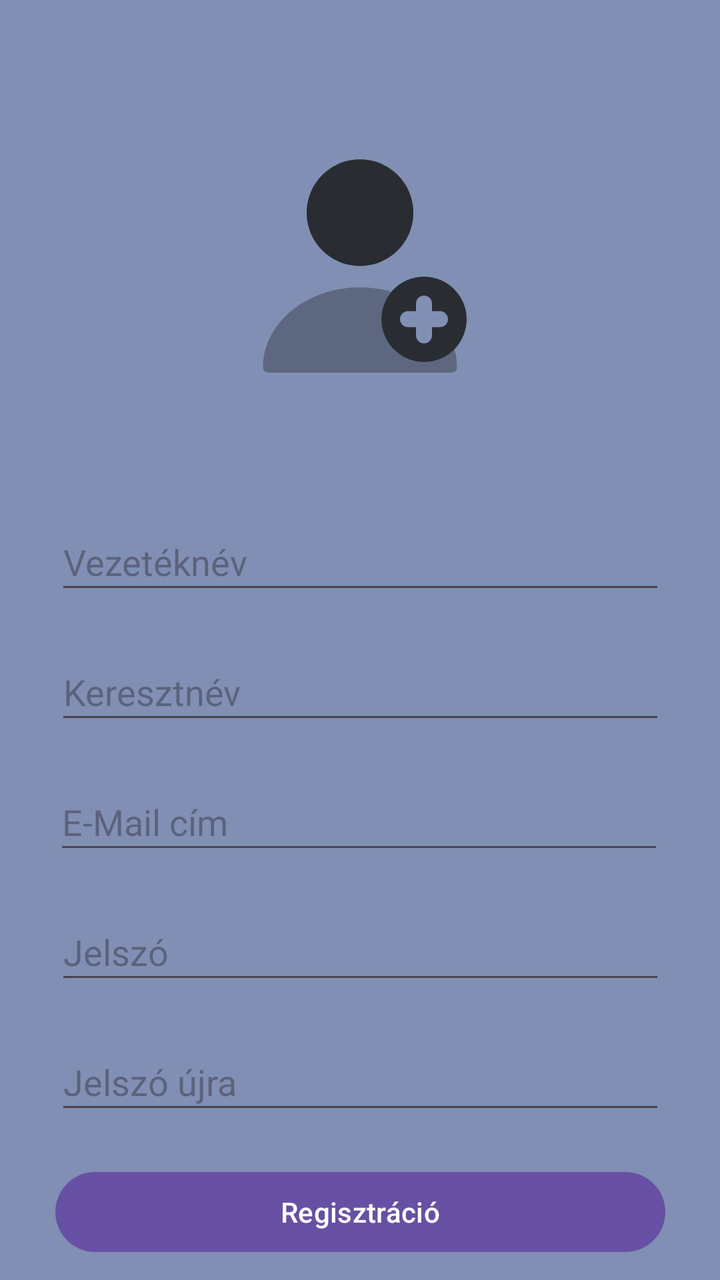
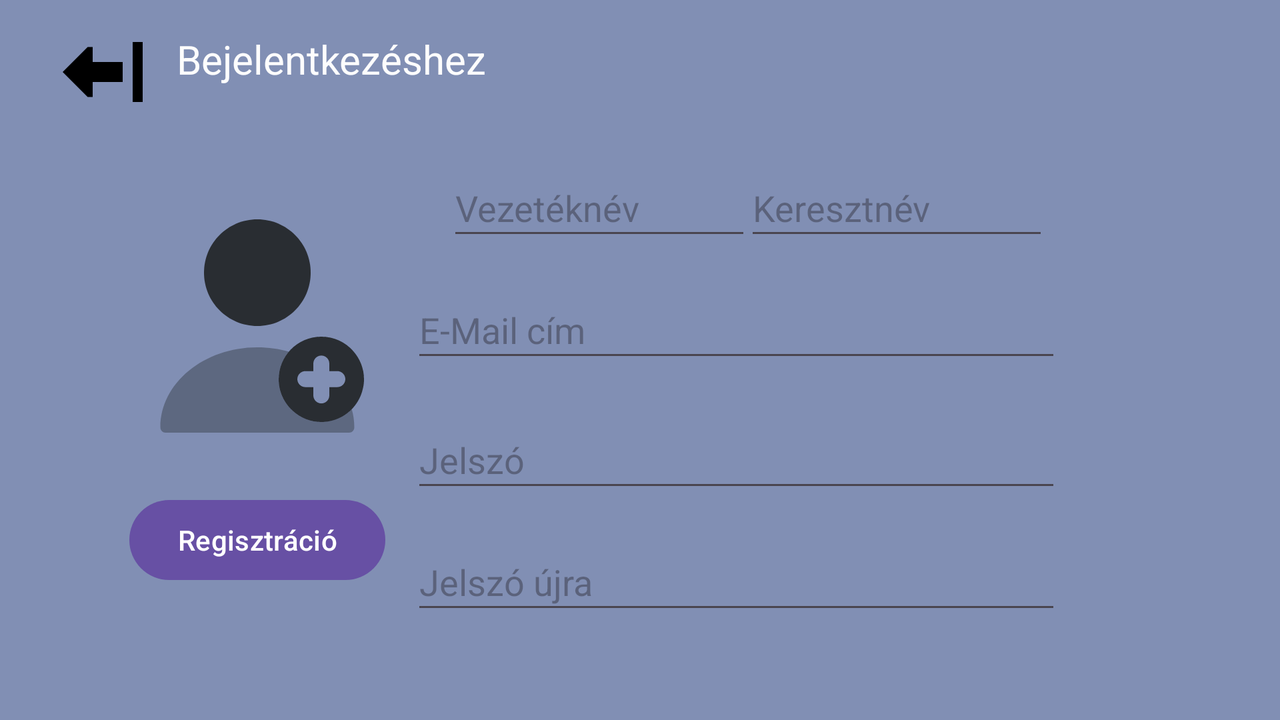

Two renders of one Android screen. The first uses the default layout on a phone; the second uses the alternative layout the repository ships for a different screen configuration, on a matching device. The two XML files are below.
<!-- AndroidManifest.xml: application theme Theme.Cash_flow -->
<!-- res/layout/registration_layout.xml -->
<?xml version="1.0" encoding="utf-8"?>
<androidx.constraintlayout.widget.ConstraintLayout xmlns:android="http://schemas.android.com/apk/res/android"
    xmlns:app="http://schemas.android.com/apk/res-auto"
    xmlns:tools="http://schemas.android.com/tools"
    android:layout_width="match_parent"
    android:layout_height="match_parent"
    android:background="#818FB4"
    android:tooltipText="Jelszó">

    <ImageView
        android:id="@+id/imageView"
        android:layout_width="128dp"
        android:layout_height="128dp"
        android:layout_marginTop="69dp"
        app:layout_constraintEnd_toEndOf="parent"
        app:layout_constraintStart_toStartOf="parent"
        app:layout_constraintTop_toTopOf="parent"
        app:srcCompat="@drawable/registration_icon_svg" />

    <EditText
        android:id="@+id/reg_first_name_input"
        android:layout_width="305dp"
        android:layout_height="45dp"
        android:layout_marginTop="60dp"
        android:ems="10"
        android:hint="Vezetéknév"
        android:inputType="text"
        app:layout_constraintEnd_toEndOf="parent"
        app:layout_constraintStart_toStartOf="parent"
        app:layout_constraintTop_toBottomOf="@+id/imageView" />

    <EditText
        android:id="@+id/reg_second_name_input"
        android:layout_width="305dp"
        android:layout_height="45dp"
        android:layout_marginTop="20dp"
        android:ems="10"
        android:hint="Keresztnév"
        android:hyphenationFrequency="none"
        android:inputType="text"
        app:layout_constraintEnd_toEndOf="parent"
        app:layout_constraintStart_toStartOf="parent"
        app:layout_constraintTop_toBottomOf="@+id/reg_first_name_input" />

    <EditText
        android:id="@+id/reg_email_input"
        android:layout_width="305dp"
        android:layout_height="45dp"
        android:layout_marginTop="20dp"
        android:ems="10"
        android:hint="E-Mail cím"
        android:inputType="text"
        app:layout_constraintEnd_toEndOf="parent"
        app:layout_constraintHorizontal_bias="0.493"
        app:layout_constraintStart_toStartOf="parent"
        app:layout_constraintTop_toBottomOf="@+id/reg_second_name_input" />

    <EditText
        android:id="@+id/reg_password_input"
        android:layout_width="305dp"
        android:layout_height="45dp"
        android:layout_marginTop="20dp"
        android:ems="10"
        android:hint="Jelszó"
        android:inputType="textPassword"
        android:tooltipText="Jelszó"
        app:layout_constraintEnd_toEndOf="parent"
        app:layout_constraintStart_toStartOf="parent"
        app:layout_constraintTop_toBottomOf="@+id/reg_email_input" />

    <EditText
        android:id="@+id/reg_password_again_input"
        android:layout_width="305dp"
        android:layout_height="45dp"
        android:layout_marginTop="20dp"
        android:ems="10"
        android:hint="Jelszó újra"
        android:inputType="textPassword"
        android:tooltipText="Jelszó"
        app:layout_constraintEnd_toEndOf="parent"
        app:layout_constraintStart_toStartOf="parent"
        app:layout_constraintTop_toBottomOf="@+id/reg_password_input" />

    <Button
        android:id="@+id/registration_button"
        android:layout_width="305dp"
        android:layout_height="wrap_content"
        android:layout_marginTop="20dp"
        android:text="Regisztráció"
        app:layout_constraintEnd_toEndOf="parent"
        app:layout_constraintStart_toStartOf="parent"
        app:layout_constraintTop_toBottomOf="@+id/reg_password_again_input" />

    <ImageView
        android:id="@+id/switch_to_login_view"
        android:layout_width="40dp"
        android:layout_height="40dp"
        android:layout_marginStart="16dp"
        android:layout_marginTop="44dp"
        android:layout_marginEnd="355dp"
        android:layout_marginBottom="16dp"
        app:layout_constraintBottom_toBottomOf="parent"
        app:layout_constraintEnd_toEndOf="parent"
        app:layout_constraintStart_toStartOf="parent"
        app:layout_constraintTop_toBottomOf="@+id/registration_button"
        app:srcCompat="@drawable/back_to_login_arrow" />

    <TextView
        android:id="@+id/textView2"
        android:layout_width="wrap_content"
        android:layout_height="40dp"
        android:layout_marginStart="60dp"
        android:layout_marginTop="44dp"
        android:layout_marginEnd="238dp"
        android:layout_marginBottom="16dp"
        android:text="Bejelentkezéshez"
        android:textColor="#FDFDFD"
        android:textSize="20sp"
        app:layout_constraintBottom_toBottomOf="parent"
        app:layout_constraintEnd_toEndOf="parent"
        app:layout_constraintHorizontal_bias="0.336"
        app:layout_constraintStart_toEndOf="@+id/switch_to_login_view"
        app:layout_constraintTop_toBottomOf="@+id/registration_button" />

</androidx.constraintlayout.widget.ConstraintLayout>
<!-- resources referenced by this layout -->
<resources>
  <!-- drawable back_to_login_arrow (drawable) -->
  <vector xmlns:android="http://schemas.android.com/apk/res/android" android:height="128dp" android:viewportHeight="16" android:viewportWidth="16" android:width="128dp">
        
      <path android:fillColor="#000000" android:pathData="M6,3L6,6H12L12,10H6L6,13L5,13L0,8L5,3L6,3Z"/>
        
      <path android:fillColor="#000000" android:pathData="M16,2L16,14H14L14,2L16,2Z"/>
      
  </vector>
  <!-- drawable registration_icon_svg (drawable) -->
  <vector xmlns:android="http://schemas.android.com/apk/res/android" android:height="256dp" android:viewportHeight="24" android:viewportWidth="24" android:width="256dp">
        
      <path android:fillAlpha="0.4" android:fillColor="#292D32" android:pathData="M21.09,21.5C21.09,21.78 20.87,22 20.59,22H3.41C3.13,22 2.91,21.78 2.91,21.5C2.91,17.36 6.99,14 12,14C13.03,14 14.03,14.14 14.95,14.41C14.36,15.11 14,16.02 14,17C14,17.75 14.21,18.46 14.58,19.06C14.78,19.4 15.04,19.71 15.34,19.97C16.04,20.61 16.97,21 18,21C19.12,21 20.13,20.54 20.85,19.8C21.01,20.34 21.09,20.91 21.09,21.5Z" android:strokeAlpha="0.4"/>
        
      <path android:fillColor="#292D32" android:pathData="M20.97,14.33C20.25,13.51 19.18,13 18,13C16.88,13 15.86,13.46 15.13,14.21C14.43,14.93 14,15.92 14,17C14,17.75 14.21,18.46 14.58,19.06C14.78,19.4 15.04,19.71 15.34,19.97C16.04,20.61 16.97,21 18,21C19.46,21 20.73,20.22 21.42,19.06C21.63,18.72 21.79,18.33 21.88,17.93C21.96,17.63 22,17.32 22,17C22,15.98 21.61,15.04 20.97,14.33ZM19.5,17.73H18.75V18.51C18.75,18.92 18.41,19.26 18,19.26C17.59,19.26 17.25,18.92 17.25,18.51V17.73H16.5C16.09,17.73 15.75,17.39 15.75,16.98C15.75,16.57 16.09,16.23 16.5,16.23H17.25V15.52C17.25,15.11 17.59,14.77 18,14.77C18.41,14.77 18.75,15.11 18.75,15.52V16.23H19.5C19.91,16.23 20.25,16.57 20.25,16.98C20.25,17.39 19.91,17.73 19.5,17.73Z"/>
        
      <path android:fillColor="#292D32" android:pathData="M12,12C14.761,12 17,9.761 17,7C17,4.239 14.761,2 12,2C9.239,2 7,4.239 7,7C7,9.761 9.239,12 12,12Z"/>
      
  </vector>
  <style name="Theme.Cash_flow" parent="Base.Theme.Cash_flow" />
  <style name="Base.Theme.Cash_flow" parent="Theme.Material3.DayNight.NoActionBar">
          
          
      </style>
</resources>
<!-- res/layout-land/registration_layout.xml (the repository's variant of the layout above) -->
<!-- drawn on the phone turned sideways -->
<?xml version="1.0" encoding="utf-8"?>
<androidx.constraintlayout.widget.ConstraintLayout xmlns:android="http://schemas.android.com/apk/res/android"
    xmlns:app="http://schemas.android.com/apk/res-auto"
    xmlns:tools="http://schemas.android.com/tools"
    android:layout_width="match_parent"
    android:layout_height="match_parent"
    android:background="#818FB4"
    android:tooltipText="Jelszó">

    <ImageView
        android:id="@+id/imageView"
        android:layout_width="128dp"
        android:layout_height="128dp"
        app:layout_constraintBottom_toBottomOf="parent"
        app:layout_constraintEnd_toEndOf="parent"
        app:layout_constraintHorizontal_bias="0.126"
        app:layout_constraintStart_toStartOf="parent"
        app:layout_constraintTop_toTopOf="parent"
        app:layout_constraintVertical_bias="0.427"
        app:srcCompat="@drawable/registration_icon_svg" />

    <Button
        android:id="@+id/registration_button"
        android:layout_width="128dp"
        android:layout_height="wrap_content"
        android:layout_marginTop="16dp"
        android:text="Regisztráció"
        app:layout_constraintBottom_toBottomOf="parent"
        app:layout_constraintEnd_toEndOf="parent"
        app:layout_constraintHorizontal_bias="0.126"
        app:layout_constraintStart_toStartOf="parent"
        app:layout_constraintTop_toBottomOf="@+id/imageView"
        app:layout_constraintVertical_bias="0.043" />

    <EditText
        android:id="@+id/reg_password_input"
        android:layout_width="325dp"
        android:layout_height="45dp"
        android:layout_marginStart="24dp"
        android:layout_marginTop="20dp"
        android:layout_marginEnd="24dp"
        android:ems="10"
        android:hint="Jelszó"
        android:inputType="textPassword"
        android:tooltipText="Jelszó"
        app:layout_constraintEnd_toEndOf="parent"
        app:layout_constraintHorizontal_bias="0.681"
        app:layout_constraintStart_toStartOf="parent"
        app:layout_constraintTop_toBottomOf="@+id/reg_email_input" />

    <EditText
        android:id="@+id/reg_first_name_input"
        android:layout_width="152dp"
        android:layout_height="45dp"
        android:layout_marginTop="80dp"
        android:layout_marginEnd="24dp"
        android:ems="10"
        android:hint="Vezetéknév"
        android:inputType="text"
        app:layout_constraintEnd_toEndOf="parent"
        app:layout_constraintHorizontal_bias="0.482"
        app:layout_constraintStart_toStartOf="parent"
        app:layout_constraintTop_toTopOf="parent" />

    <EditText
        android:id="@+id/reg_email_input"
        android:layout_width="325dp"
        android:layout_height="45dp"
        android:layout_marginStart="24dp"
        android:layout_marginTop="16dp"
        android:layout_marginEnd="24dp"
        android:ems="10"
        android:hint="E-Mail cím"
        android:inputType="text"
        app:layout_constraintEnd_toEndOf="parent"
        app:layout_constraintHorizontal_bias="0.681"
        app:layout_constraintStart_toStartOf="parent"
        app:layout_constraintTop_toBottomOf="@+id/reg_first_name_input" />

    <EditText
        android:id="@+id/reg_second_name_input"
        android:layout_width="152dp"
        android:layout_height="45dp"
        android:layout_marginStart="24dp"
        android:layout_marginTop="80dp"
        android:ems="10"
        android:hint="Keresztnév"
        android:hyphenationFrequency="none"
        android:inputType="text"
        app:layout_constraintEnd_toEndOf="parent"
        app:layout_constraintHorizontal_bias="0.751"
        app:layout_constraintStart_toStartOf="parent"
        app:layout_constraintTop_toTopOf="parent" />

    <EditText
        android:id="@+id/reg_password_again_input"
        android:layout_width="325dp"
        android:layout_height="45dp"
        android:layout_marginStart="24dp"
        android:layout_marginTop="16dp"
        android:layout_marginEnd="24dp"
        android:ems="10"
        android:hint="Jelszó újra"
        android:inputType="textPassword"
        android:tooltipText="Jelszó"
        app:layout_constraintEnd_toEndOf="parent"
        app:layout_constraintHorizontal_bias="0.681"
        app:layout_constraintStart_toStartOf="parent"
        app:layout_constraintTop_toBottomOf="@+id/reg_password_input" />

    <TextView
        android:id="@+id/textView2"
        android:layout_width="wrap_content"
        android:layout_height="40sp"
        android:layout_marginStart="17dp"
        android:layout_marginTop="16dp"
        android:layout_marginEnd="503dp"
        android:text="Bejelentkezéshez"
        android:textColor="#FDFDFD"
        android:textSize="20sp"
        app:layout_constraintEnd_toEndOf="parent"
        app:layout_constraintHorizontal_bias="0.0"
        app:layout_constraintStart_toEndOf="@+id/switch_to_login_view"
        app:layout_constraintTop_toTopOf="parent" />

    <ImageView
        android:id="@+id/switch_to_login_view"
        android:layout_width="40dp"
        android:layout_height="40dp"
        android:layout_marginTop="16dp"
        app:layout_constraintEnd_toEndOf="parent"
        app:layout_constraintHorizontal_bias="0.052"
        app:layout_constraintStart_toStartOf="parent"
        app:layout_constraintTop_toTopOf="parent"
        app:srcCompat="@drawable/back_to_login_arrow" />

</androidx.constraintlayout.widget.ConstraintLayout>
